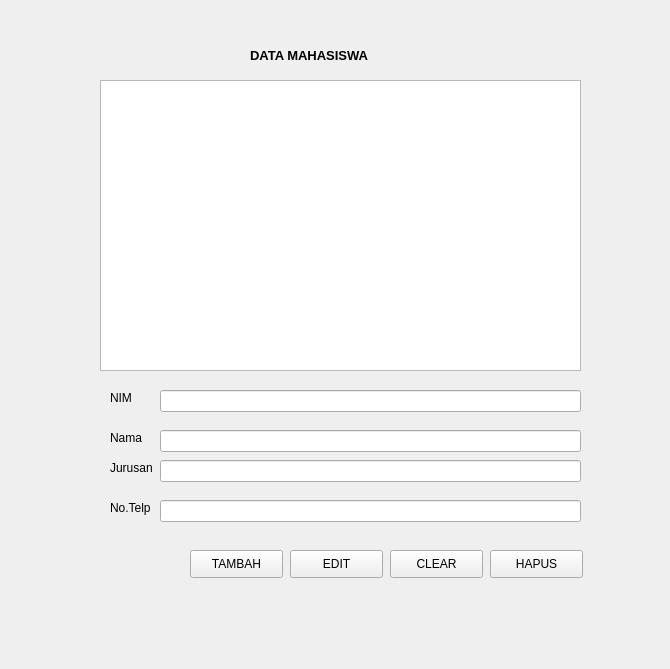
<?xml version="1.0" encoding="UTF-8"?>
<ui version="4.0">
 <class>Form</class>
 <widget class="QWidget" name="Form">
  <property name="geometry">
   <rect>
    <x>0</x>
    <y>0</y>
    <width>670</width>
    <height>669</height>
   </rect>
  </property>
  <property name="windowTitle">
   <string>Form</string>
  </property>
  <widget class="QLabel" name="label">
   <property name="geometry">
    <rect>
     <x>250</x>
     <y>40</y>
     <width>181</width>
     <height>31</height>
    </rect>
   </property>
   <property name="font">
    <font>
     <pointsize>10</pointsize>
     <weight>75</weight>
     <bold>true</bold>
    </font>
   </property>
   <property name="text">
    <string>DATA MAHASISWA</string>
   </property>
  </widget>
  <widget class="QTextEdit" name="textEdit">
   <property name="geometry">
    <rect>
     <x>100</x>
     <y>80</y>
     <width>481</width>
     <height>291</height>
    </rect>
   </property>
  </widget>
  <widget class="QLineEdit" name="lineEdit">
   <property name="geometry">
    <rect>
     <x>160</x>
     <y>390</y>
     <width>421</width>
     <height>22</height>
    </rect>
   </property>
  </widget>
  <widget class="QLabel" name="label_2">
   <property name="geometry">
    <rect>
     <x>110</x>
     <y>390</y>
     <width>55</width>
     <height>16</height>
    </rect>
   </property>
   <property name="text">
    <string>NIM</string>
   </property>
  </widget>
  <widget class="QLabel" name="label_3">
   <property name="geometry">
    <rect>
     <x>110</x>
     <y>430</y>
     <width>55</width>
     <height>16</height>
    </rect>
   </property>
   <property name="text">
    <string>Nama</string>
   </property>
  </widget>
  <widget class="QLineEdit" name="lineEdit_2">
   <property name="geometry">
    <rect>
     <x>160</x>
     <y>430</y>
     <width>421</width>
     <height>22</height>
    </rect>
   </property>
  </widget>
  <widget class="QLabel" name="label_4">
   <property name="geometry">
    <rect>
     <x>110</x>
     <y>460</y>
     <width>55</width>
     <height>16</height>
    </rect>
   </property>
   <property name="text">
    <string>Jurusan</string>
   </property>
  </widget>
  <widget class="QLabel" name="label_5">
   <property name="geometry">
    <rect>
     <x>110</x>
     <y>500</y>
     <width>55</width>
     <height>16</height>
    </rect>
   </property>
   <property name="text">
    <string>No.Telp</string>
   </property>
  </widget>
  <widget class="QLineEdit" name="lineEdit_3">
   <property name="geometry">
    <rect>
     <x>160</x>
     <y>460</y>
     <width>421</width>
     <height>22</height>
    </rect>
   </property>
  </widget>
  <widget class="QLineEdit" name="lineEdit_4">
   <property name="geometry">
    <rect>
     <x>160</x>
     <y>500</y>
     <width>421</width>
     <height>22</height>
    </rect>
   </property>
  </widget>
  <widget class="QPushButton" name="pushButton">
   <property name="geometry">
    <rect>
     <x>190</x>
     <y>550</y>
     <width>93</width>
     <height>28</height>
    </rect>
   </property>
   <property name="text">
    <string>TAMBAH</string>
   </property>
  </widget>
  <widget class="QPushButton" name="pushButton_2">
   <property name="geometry">
    <rect>
     <x>290</x>
     <y>550</y>
     <width>93</width>
     <height>28</height>
    </rect>
   </property>
   <property name="text">
    <string>EDIT</string>
   </property>
  </widget>
  <widget class="QPushButton" name="pushButton_3">
   <property name="geometry">
    <rect>
     <x>390</x>
     <y>550</y>
     <width>93</width>
     <height>28</height>
    </rect>
   </property>
   <property name="text">
    <string>CLEAR</string>
   </property>
  </widget>
  <widget class="QPushButton" name="pushButton_4">
   <property name="geometry">
    <rect>
     <x>490</x>
     <y>550</y>
     <width>93</width>
     <height>28</height>
    </rect>
   </property>
   <property name="text">
    <string>HAPUS</string>
   </property>
  </widget>
 </widget>
 <resources/>
 <connections/>
</ui>
